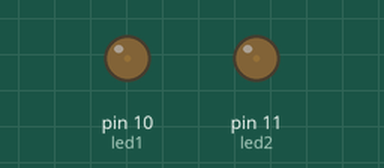
This sketch was run on a simulated Arduino Uno, built with avr-gcc and run on an emulated ATmega328P. Parts: output pins drawn as LEDs (lit = HIGH).

Above: at 0.05 s.
At 1.15 s:
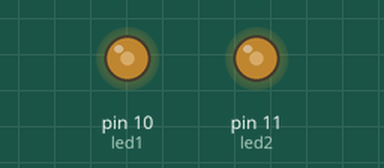
At 2.3 s:
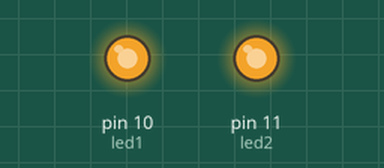
At 4.55 s:
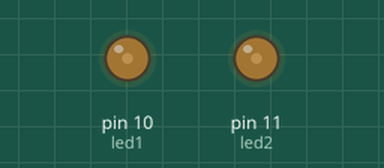
Timing chart, 0 to 6.6 s (numbered marks = the images above):
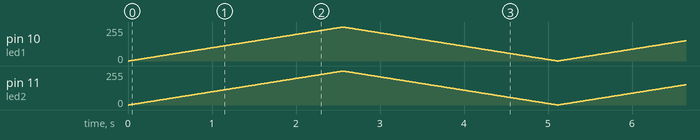

The sketch:

pwm_led.ino
```cpp
int led1=10;
int led2=11;
int i;


void setup() {
  // put your setup code here, to run once:
pinMode(10,1);
pinMode(11,1);
Serial.begin(9600);
}

void loop() {
  // put your main code here, to run repeatedly:

for(int i=0;i<255;i++)
{
  analogWrite(led1,i);
  analogWrite(led2,i);
  delay(10);
}
for(int i=255;i>0;i--)
{
  analogWrite(led1,i);
  analogWrite(led2,i);
  delay(10);
}
}
```
